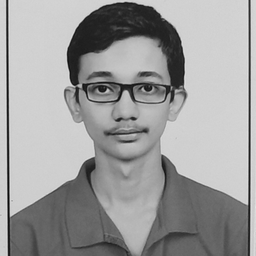
%> input picture lab-01/Pratham.jpg (cropped and resized to the size of MATLAB's example picture, made grey), 256 x 256 px, given in place of cameraman.tif, which was not available
$ octave PBS03Copy.m   (GNU Octave 9; MATLAB toolbox functions it lacks are replaced by stand-ins)
%> lines starting %> are read from the running program, lines starting %| are printed output that depends on the picture; pictures that were not available may be replaced by others from this repository, and a replacement may not be noted
clc;
close all;

I = uint16([255,0,10; 50,20,150]);
J = uint16([200,55,50;70,120,200]);

imadd(I,J)

%Image substraction program
imsubtract(I,J)

%for mulliplication defining square matrices
I = uint16([255,0;50,20]);
J = uint16([200,55;128,200]);

disp("multiplication of matrices I and J")
disp(immultiply(I,J))

x = imread('cameraman.tif');
%> x is the input picture: size 256x256 uint8; min 5, max 227, mean 157.1
y = imread('rice.png');
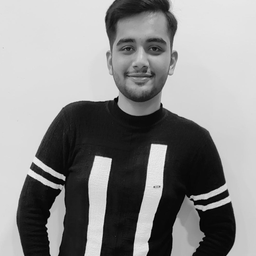
%> input picture lab-01/prem.jpg (cropped and resized to the size of MATLAB's example picture, made grey), 256 x 256 px, given in place of rice.png, which was not available
%> y is the input picture: size 256x256 uint8; min 0, max 243, mean 140.3
%defining that we want z as uint16 for storing addition of pixels greater
%than 255
z = imadd(x,y);
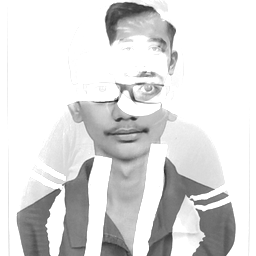
%> z: size 256x256 uint8; min 21, max 255, mean 221

figure();
subplot(2,2,1);
imshow(x);
title("cammeraman image");

subplot(2,2,2);
imshow(y);
title("rice image");

subplot(2,2,3);
imshow(z);
title("Image Addition Result,PPH");

subplot(2,2,4);
imshow(z,[]);
title("Image Addition with [] Result,PPH");

%Image subtraction program

figure()
I = imread('rice.png');
background = imopen(I,strel('disk',15));
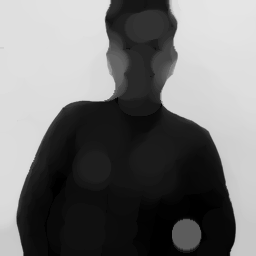
%> background: size 256x256 uint8; min 0, max 229, mean 114.4
Ip = imsubtract(I,background);
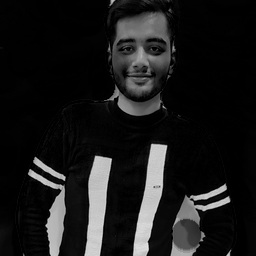
%> Ip: size 256x256 uint8; min 0, max 231, mean 25.9

subplot(2,2,1)
imshow(I,[])
title("rice image");

subplot(2,2,2)
imshow(Ip,[])
title("Subtraction result for rice");

subplot(2,2,3)
imshow(background)
title("This is background");

%multiplication
%> (the run ends here)
